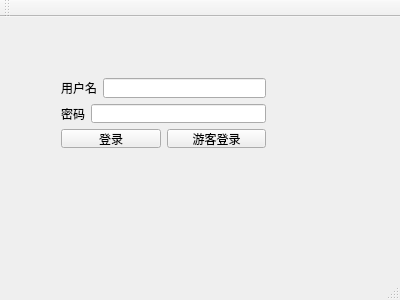
<?xml version="1.0" encoding="UTF-8"?>
<ui version="4.0">
 <class>MainWindow</class>
 <widget class="QMainWindow" name="MainWindow">
  <property name="geometry">
   <rect>
    <x>0</x>
    <y>0</y>
    <width>400</width>
    <height>300</height>
   </rect>
  </property>
  <property name="windowTitle">
   <string>MainWindow</string>
  </property>
  <widget class="QWidget" name="centralWidget">
   <widget class="QWidget" name="">
    <property name="geometry">
     <rect>
      <x>50</x>
      <y>50</y>
      <width>227</width>
      <height>92</height>
     </rect>
    </property>
    <layout class="QVBoxLayout" name="verticalLayout">
     <item>
      <layout class="QHBoxLayout" name="horizontalLayout">
       <item>
        <widget class="QLabel" name="label">
         <property name="text">
          <string>用户名</string>
         </property>
        </widget>
       </item>
       <item>
        <widget class="QLineEdit" name="lineEdit"/>
       </item>
      </layout>
     </item>
     <item>
      <layout class="QHBoxLayout" name="horizontalLayout_2">
       <item>
        <widget class="QLabel" name="label_2">
         <property name="text">
          <string>密码</string>
         </property>
        </widget>
       </item>
       <item>
        <widget class="QLineEdit" name="lineEdit_2"/>
       </item>
      </layout>
     </item>
     <item>
      <layout class="QHBoxLayout" name="horizontalLayout_3">
       <item>
        <widget class="QPushButton" name="pushButton">
         <property name="text">
          <string>登录</string>
         </property>
        </widget>
       </item>
       <item>
        <widget class="QPushButton" name="templogin">
         <property name="text">
          <string>游客登录</string>
         </property>
        </widget>
       </item>
      </layout>
     </item>
    </layout>
   </widget>
  </widget>
  <widget class="QMenuBar" name="menuBar">
   <property name="geometry">
    <rect>
     <x>0</x>
     <y>0</y>
     <width>400</width>
     <height>26</height>
    </rect>
   </property>
  </widget>
  <widget class="QToolBar" name="mainToolBar">
   <attribute name="toolBarArea">
    <enum>TopToolBarArea</enum>
   </attribute>
   <attribute name="toolBarBreak">
    <bool>false</bool>
   </attribute>
  </widget>
  <widget class="QStatusBar" name="statusBar"/>
 </widget>
 <layoutdefault spacing="6" margin="11"/>
 <resources/>
 <connections/>
</ui>
